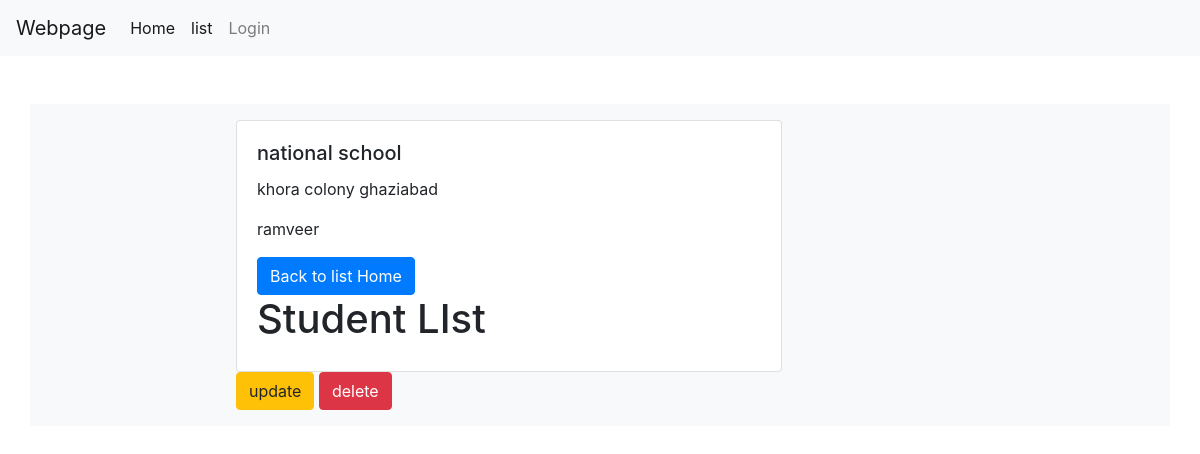
Page /cbv/detail/6/ on the earlier database version.
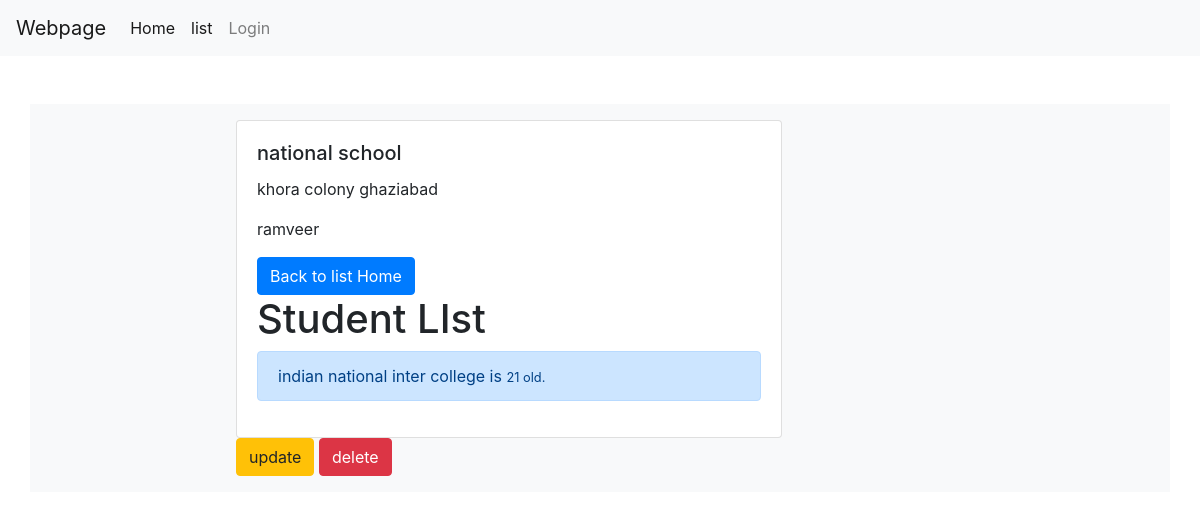
Same page on the later database version.
### CBV/models.py (models this page shows, shortened)
class Student(models.Model):
    name=models.CharField(max_length=256)
    school=models.ForeignKey(School,related_name='student')
    age=models.PositiveIntegerField()

### CBV/views.py (the view)
# urls.py: url(r'^detail/(?P<pk>\d+)/$',views.MyDetail.as_view(),name="school_detail"),
class MyDetail(DetailView):
    context_object_name="school_detail"
    model=models.School
    template_name="CBV/school_detail.html"

### CBV/templates/CBV/school_detail.html
{% extends "CBV/base.html" %}
{%block body_block %}
<div class="card w-75">
    <div class="card-body">
      <h5 class="card-title">{{school_detail.name}}</h5>
      <p>{{school_detail.address}}</p>
      <p>{{school_detail.principal}}</p>
      <a href="{% url 'cbv:school_list'%}" class="btn btn-primary">Back to list Home</a>
        <h1 mt-2 class="">Student LIst</h1>
      {% for stud in school_detail.student.all %}
      <div class="alert alert-primary mt-1">{{stud.name}} is <small>{{stud.age}} old.</small></div>
      {% endfor %}
    </div>
  </div>
<a href="{% url 'cbv:update' pk=school_detail.pk %}" class="btn-warning btn">update</a>
<a href="{% url 'cbv:Delete' pk=school_detail.pk %}" class="btn-danger btn ">delete</a>
{% endblock %}

Differences in the rows shown:
added Student: name "indian national inter college", age "21"
